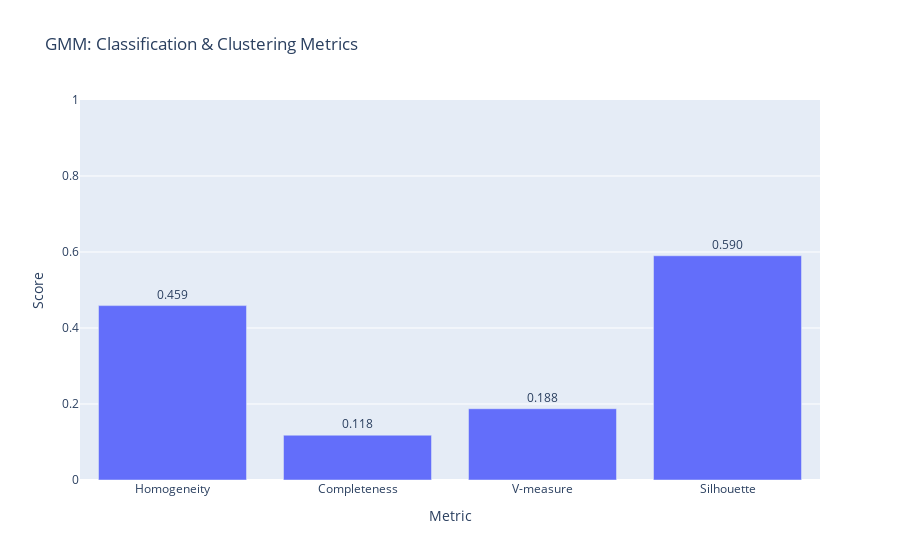

The notebook cell saved with this chart:
### Markdown cell above
### Every Metric

### Code cell
# Visualize GMM metrics
metrics_display = gmm_metrics_df.reset_index()
fig = px.bar(
    metrics_display,
    x='index',
    y='score',
    title='GMM: Classification & Clustering Metrics',
    text='score'
)

fig.update_traces(texttemplate='%{text:.3f}', textposition='outside')
fig.update_layout(
    yaxis_range=[0, 1],
    xaxis_title="Metric",
    yaxis_title="Score",
    showlegend=False
)
fig.show()

### Figure 1 — Plotly figure (JSON) as saved in the notebook; plotly's stock layout.template omitted (floating-point values rounded to 4 significant figures)
{"data": [{"hovertemplate": "index=%{x}<br>score=%{text}<extra></extra>", "legendgroup": "", "marker": {"color": "#636efa", "pattern": {"shape": ""}}, "name": "", "orientation": "v", "showlegend": false, "text": [0.4589, 0.1179, 0.1876, 0.5901], "textposition": "outside", "texttemplate": "%{text:.3f}", "type": "bar", "x": ["Homogeneity", "Completeness", "V-measure", "Silhouette"], "xaxis": "x", "y": [0.4589, 0.1179, 0.1876, 0.5901], "yaxis": "y"}], "layout": {"barmode": "relative", "legend": {"tracegroupgap": 0}, "showlegend": false, "title": {"text": "GMM: Classification & Clustering Metrics"}, "xaxis": {"anchor": "y", "domain": [0, 1], "title": {"text": "Metric"}}, "yaxis": {"anchor": "x", "domain": [0, 1], "range": [0, 1], "title": {"text": "Score"}}}}
